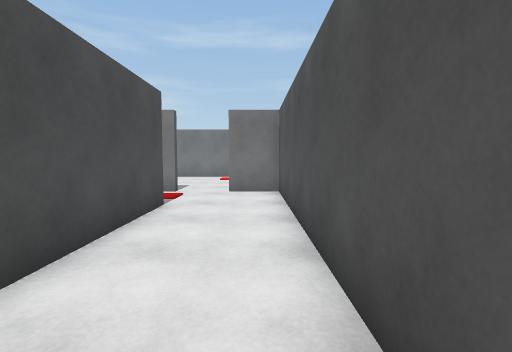
[1] (above)

15 first-person views from a walk through a 3-D level made in the Unity game engine. The camera is 1.3 m above the floor, tilts 4° down and sees 85° across. The floor is counted in squares, 1 m on a side. Each view is taken from the middle of a square. On the plan, view 1 faces up. The plan holds only what a view shows up to about 13 squares ahead; the rest is blank. Door leaves are left out, so doorways stand open.

[2]
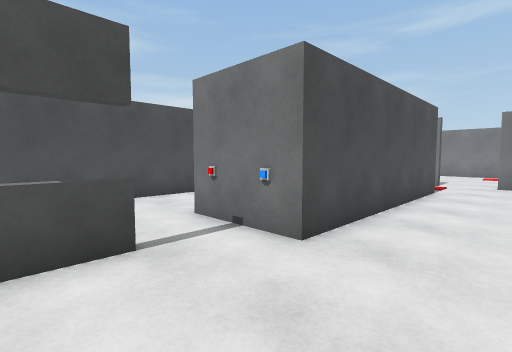

[3]
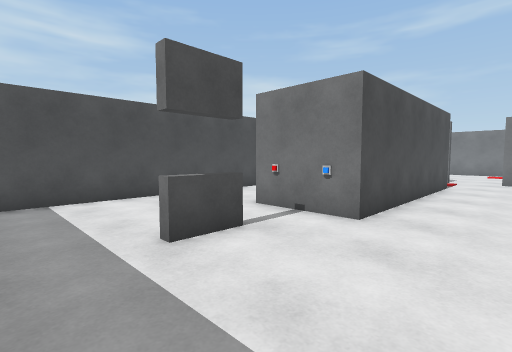

[4]
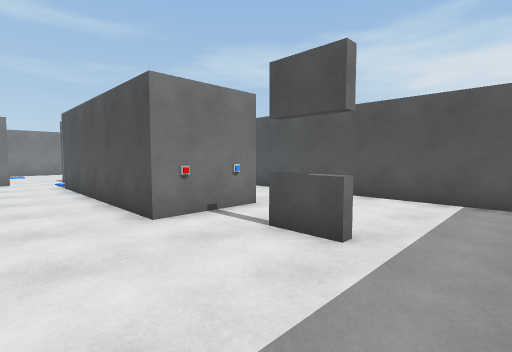

[5]
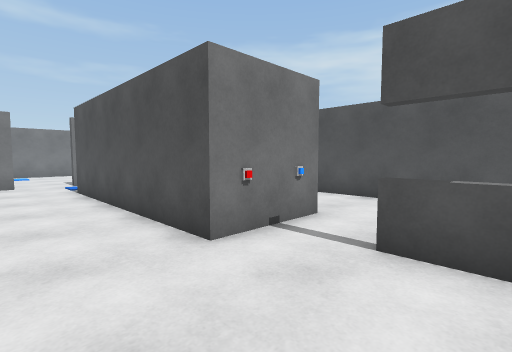

[6]
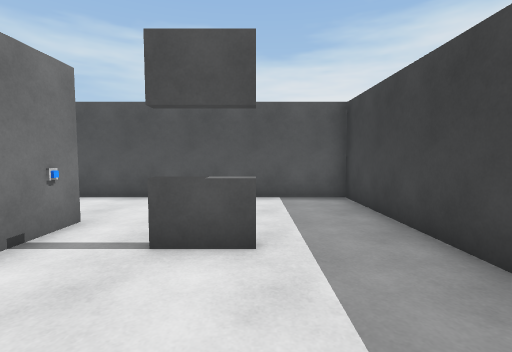

[7]
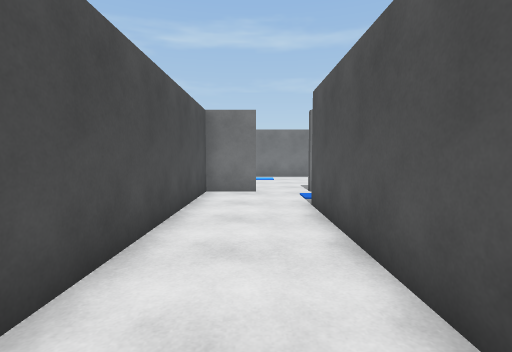

[8]
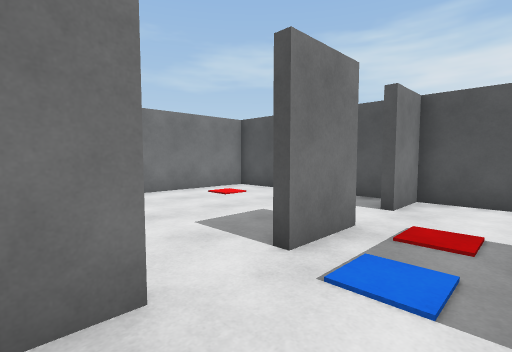

[9]
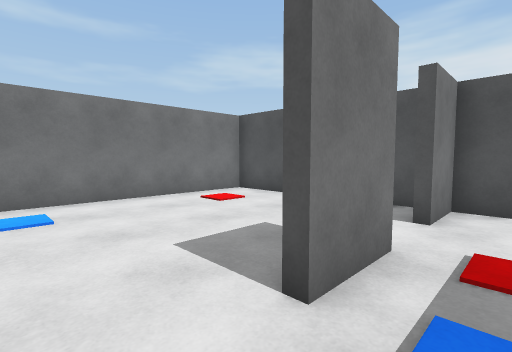

[10]
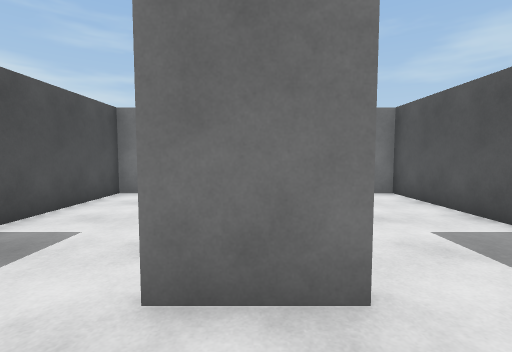

[11]
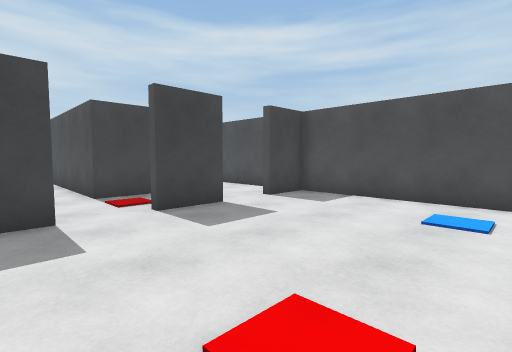

[12]
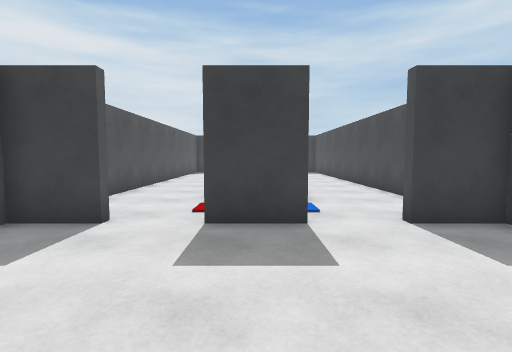

[13]
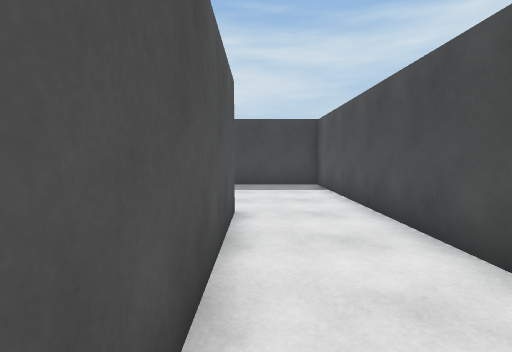

[14]
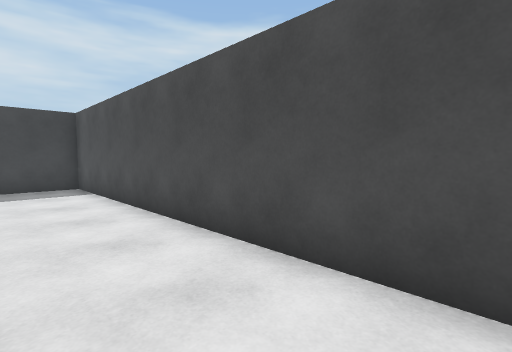

[15]
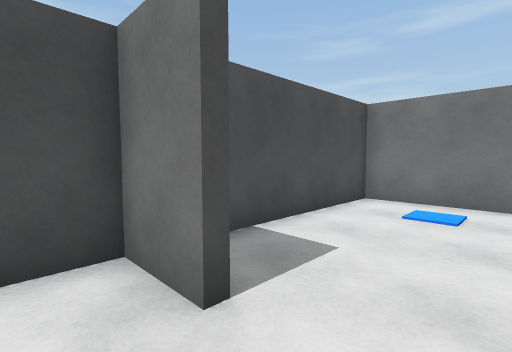

### Floor plan
Points are (right, up) in squares from view 1. A wall is a line through its corners. A room is listed if a view was taken in it or the views show most of it. See-through windows are left out.
Room 1 (views 1, 2, 3, 10, 15)
walls: (-4.4, 7.5) (-2.5, 7.5) (-2.5, -0.5) (-4.5, -0.5); (-4.6, -6.9) (0.9, -6.9) (0.9, 10.3) (-1, 10.3); (-3, 10.3) (-5, 10.3)
low walls: (-3.8, -2.4) (-3.8, -4) (-4.1, -4)
ways out: opening at (-5.5, 8.5) to room 2; opening at (-4, -5.5) to room 2; opening at (-4, -1.5) to room 2; open door at (-6, 10.5) to room 3; open door at (-2, 10.5) to room 3
objects: other object (-3, -1)
Room 2 (views 4, 5, 6, 7, 8, 9, 13, 14)
walls: (-4.5, -0.5) (-5.5, -0.5) (-5.5, 7.5); (-7, 10.3) (-8.8, 10.3) (-8.8, -6.9) (-4.6, -6.9)
low walls: (-4.1, -4) (-4.1, -2.5)
ways out: opening at (-5.5, 8.5) to room 1; opening at (-4, -5.5) to room 1; opening at (-4, -1.5) to room 1
objects: other object (-5, -1)
Room 3 (views 11, 12)
walls: (-5, 10.7) (-3, 10.7); (-1, 10.7) (0.9, 10.7) (0.9, 17.8) (-8.8, 17.8) (-8.8, 10.7) (-7, 10.7)
ways out: open door at (-6, 10.5) to room 1; open door at (-2, 10.5) to room 1

Positions as (right, up) in squares from view 1, and headings:
1: (0, 0), facing up
2: (0, -4), facing up-left
3: (0, -6), facing up-left
4: (-8, -6), facing up-right
5: (-8, -4), facing up-right
6: (-8, -4), facing right
7: (-7, 0), facing up
8: (-8, 8), facing up-right
9: (-7, 9), facing up-right
10: (-4, 8), facing up
11: (0, 17), facing down-left
12: (-4, 16), facing down
13: (-6, 6), facing down
14: (-6, 6), facing down-left
15: (-5, 9), facing up-left
